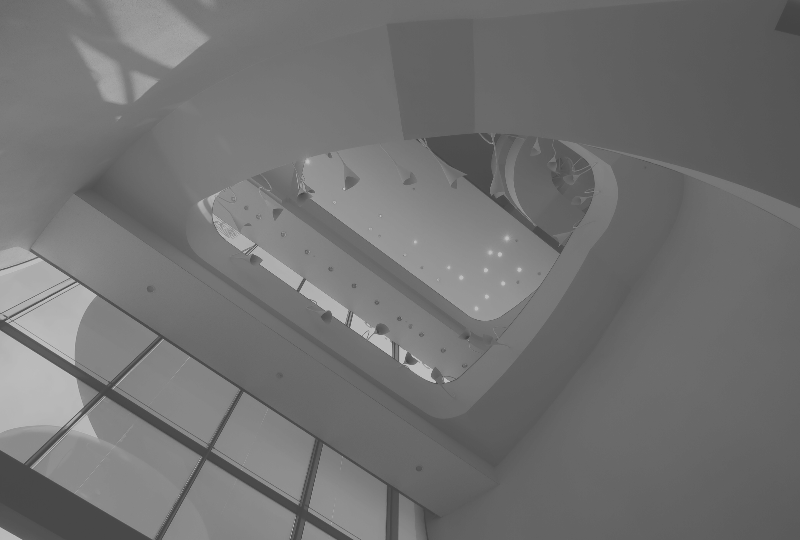
#> input picture DIP/code/Ch05/Indoor_Low_Contrast.bmp, 800 x 540 px
$ python histogram.py
#> lines starting #> are read from the running program, lines starting #| are printed output that depends on the picture
import numpy as np
import cv2
import matplotlib.pyplot as plt

def histogram( f ):
	if f.ndim != 3:
		hist = cv2.calcHist( [f], [0], None, [256], [0,256] )
		plt.plot( hist )
	else:
		color = ( 'b', 'g', 'r' )
		for i, col in enumerate( color ):
			hist = cv2.calcHist( f, [i], None, [256], [0,256] )
			plt.plot( hist, color = col )
	plt.xlim( [0,256] )
	plt.xlabel( "Intensity" )
	plt.ylabel( "#Intensities" )
	plt.show( )

def main( ):
    img = cv2.imread( "Indoor_Low_Contrast.bmp", -1 )
#> img is the input picture: shape (540, 800); min 64, max 192, mean 113.4
    histogram( img )
#> in histogram, `hist = cv2.calcHist( [f], [0], None, [256], [0,256] )`: hist = 256 values, max 20281 at index 98, min 0 at index 0, mean 1687.5
#> in histogram, `plt.show( )`:
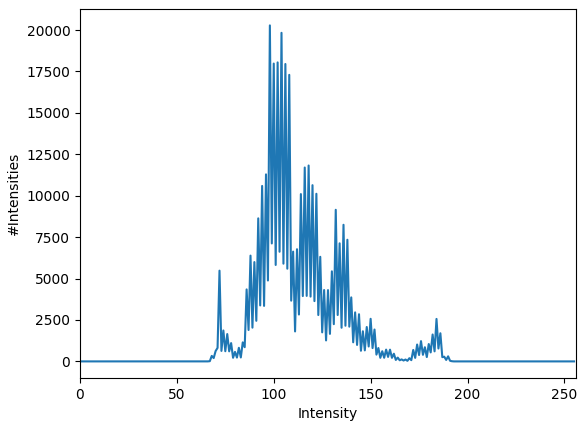
#> figure drawn by matplotlib, 1 panel; curve peaks at x = 98, y = 20281
    cv2.imshow( "Original Image", img )
    cv2.waitKey(0)
    cv2.destroyAllWindows()


main( )
